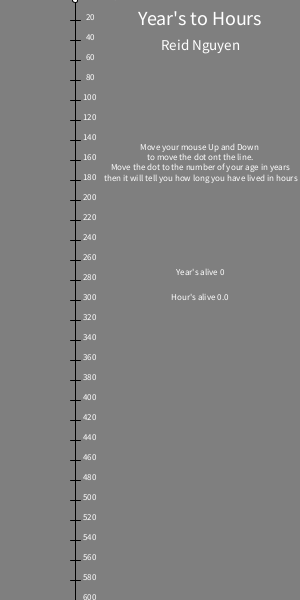
Frame 1 (no input)
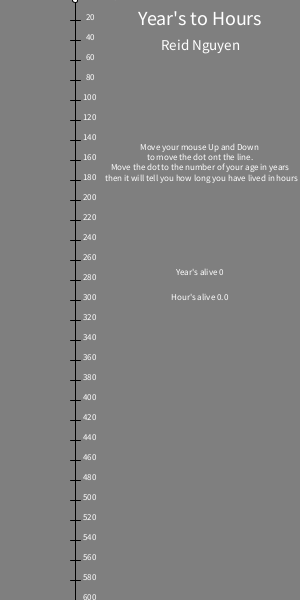
Frame 60 (the mouse pressed at the canvas centre just before this capture)
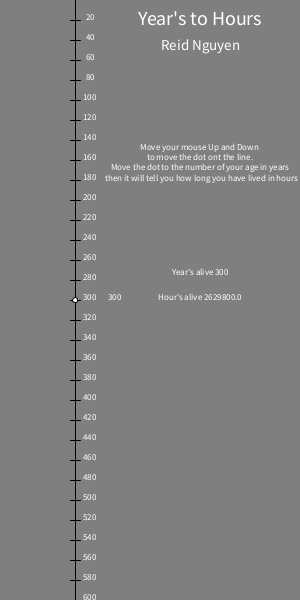
Frame 120 (the mouse held since frame 60 and released just before this capture)

The Processing sketch that drew these frames (run headless with seeded random() and noise(); from frame 60 on, the mouse is pressed at the canvas centre):

// Processing sketch: Age_
// ── Age_.pde
//Reid Nguyen | October 5 2023 | Age

void setup(){
  size(300, 600);
}

void draw(){
  background(127);
  line(75,0,75, height);
  for(int i=height; i>0; i-=20){
    line(70, i, 80, i);
    textSize(9);
    textAlign(CENTER);
    text(i, 90, i);
  }
  ellipse(75,mouseY, 5, 5);
  text(mouseY, 115, mouseY);
  
  text("Move your mouse Up and Down \n to move the dot ont the line. \n Move the dot to the number of your age in years \n then it will tell you how long you have lived in hours", 200, 150 );
  
  text("Hour's alive " + yearToHr(mouseY), 200,height/2);
  text("Year's alive " + mouseY, 200, 275);
  textSize(15);
  text("Reid Nguyen", 200, 50);
  textSize(20);
  text("Year's to Hours", 200, 25);
}


float yearToHr(float val) {
  val = (val*365.25)*24;
  return val;
}
